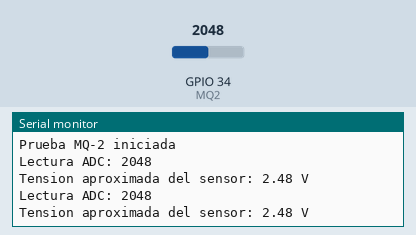
This sketch was run on a simulated ESP32. Shown: the last lines printed to the serial monitor. The test bench sets the inputs (shaded band); at power-on: GPIO 34 (MQ2) = 2048 (analog values on the 0–4095 scale).

Above: at 1.8 s.
1.9 s: GPIO 34 (MQ2) set to 2866
At 2.8 s:
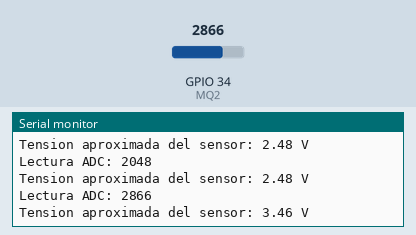
3.4 s: GPIO 34 (MQ2) set to 3603
At 4.8 s:
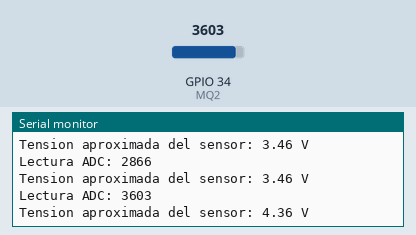
Timing chart, 0 to 6.4 s (numbered marks = the images above; inputs shaded):
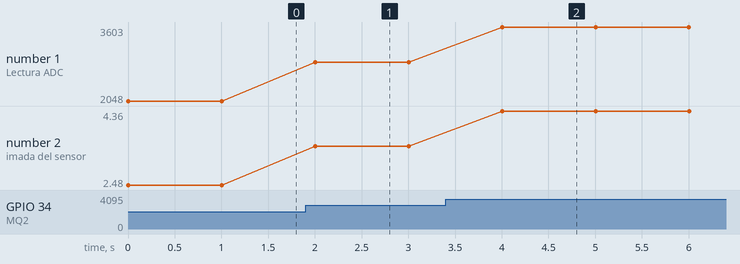

Measured:
- after the input at 1.9 s, the serial monitor: prints a new line after 0.10 s (image 1)
- after the input at 3.4 s, the serial monitor: prints a new line after 0.60 s (image 2)
- plotted number 1: 2048 → 2866 after the input at 1.9 s, 2866 → 3603 after the input at 3.4 s
- plotted number 2: 2.48 → 3.46 after the input at 1.9 s, 3.46 → 4.36 after the input at 3.4 s

The sketch:

mq2.ino
```cpp
//KAPLAN AGOSTI, SANGUINETTI WALSH, PERRUCCI ALBERTONI
#define MQ2 34

void setup() {
  Serial.begin(115200);

  analogReadResolution(12);
  analogSetPinAttenuation(MQ2, ADC_11db);

  Serial.println("Prueba MQ-2 iniciada");
}

void loop() {
  int lectura = analogRead(MQ2);

  float tensionADC = lectura * 3.3 / 4095.0;
  float tensionSensor = tensionADC * 1.5;

  Serial.print("Lectura ADC: ");
  Serial.println(lectura);

  Serial.print("Tension aproximada del sensor: ");
  Serial.print(tensionSensor);
  Serial.println(" V");

  delay(1000);
}
```
